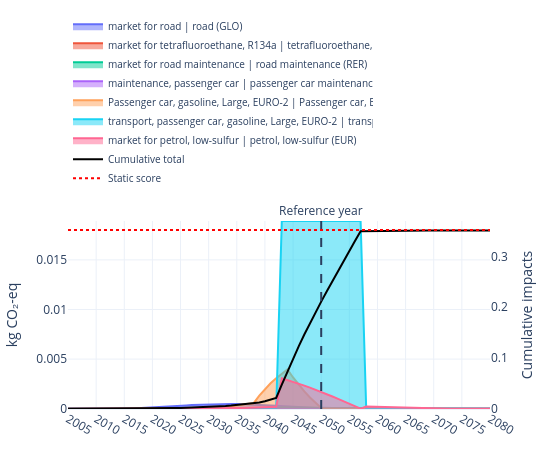

Source (notebook cell):
### Code cell
fig = plot_temporal_scores(
    results_by_year=results_by_year_ICEV["results_by_impact_year"],
    stacked=False,
    trails=trails,
    title="",
    method_label="kg CO₂-eq",
    cumulative=False,
    width=550,
    height=450,
    year_tick=5,
    year_range=(2005, 2080),
    reference_year=ref_year,
    show_cumulative_axis=True,
    cumulative_axis_label="Cumulative impacts",
    legend_y=1.15,
    static_score=results_static_ICEV["results_by_solve_year"][ref_year]["scores"],
    static_score_dash= "dot",
    static_score_color= "red",
    #y_max=0.001,
    #y2_max=0.005
)
fig.show()
